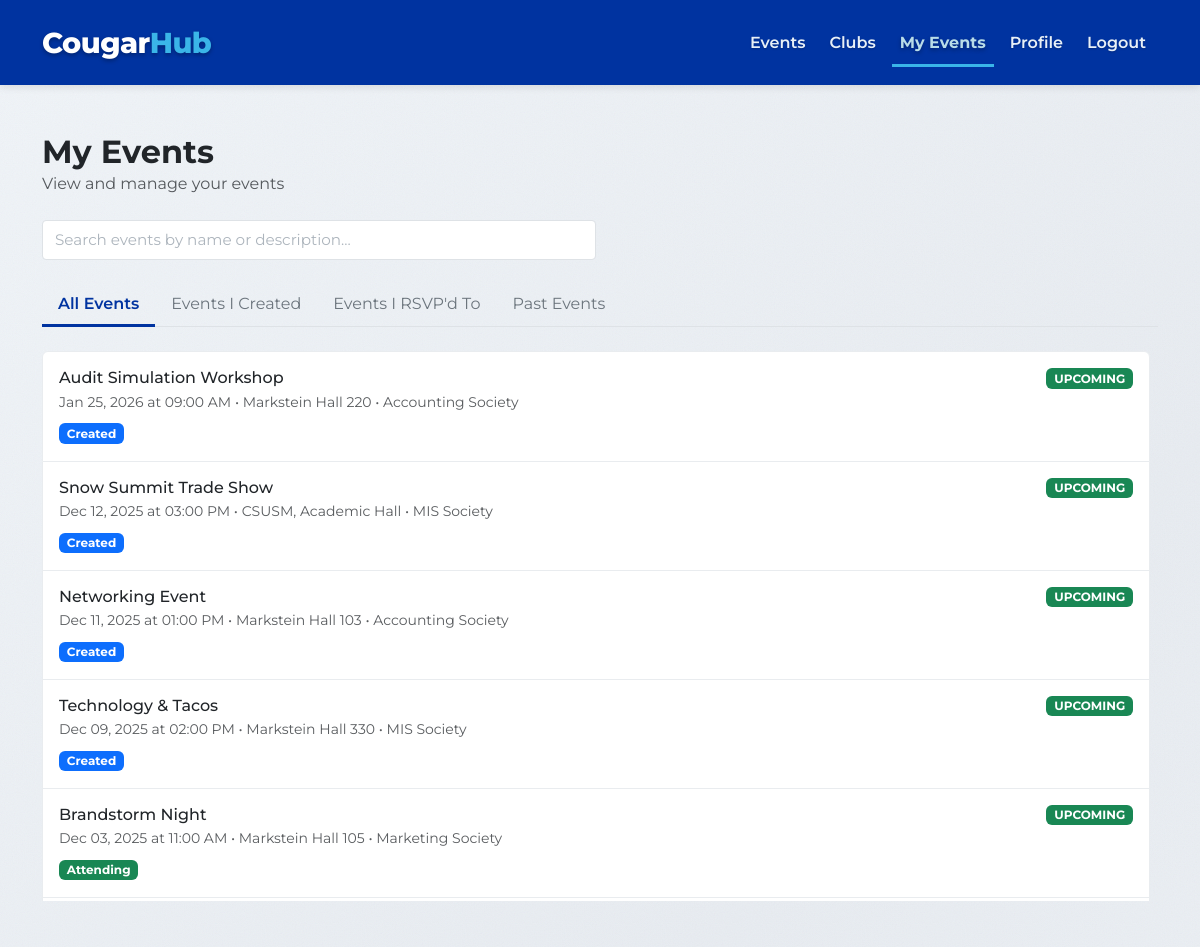
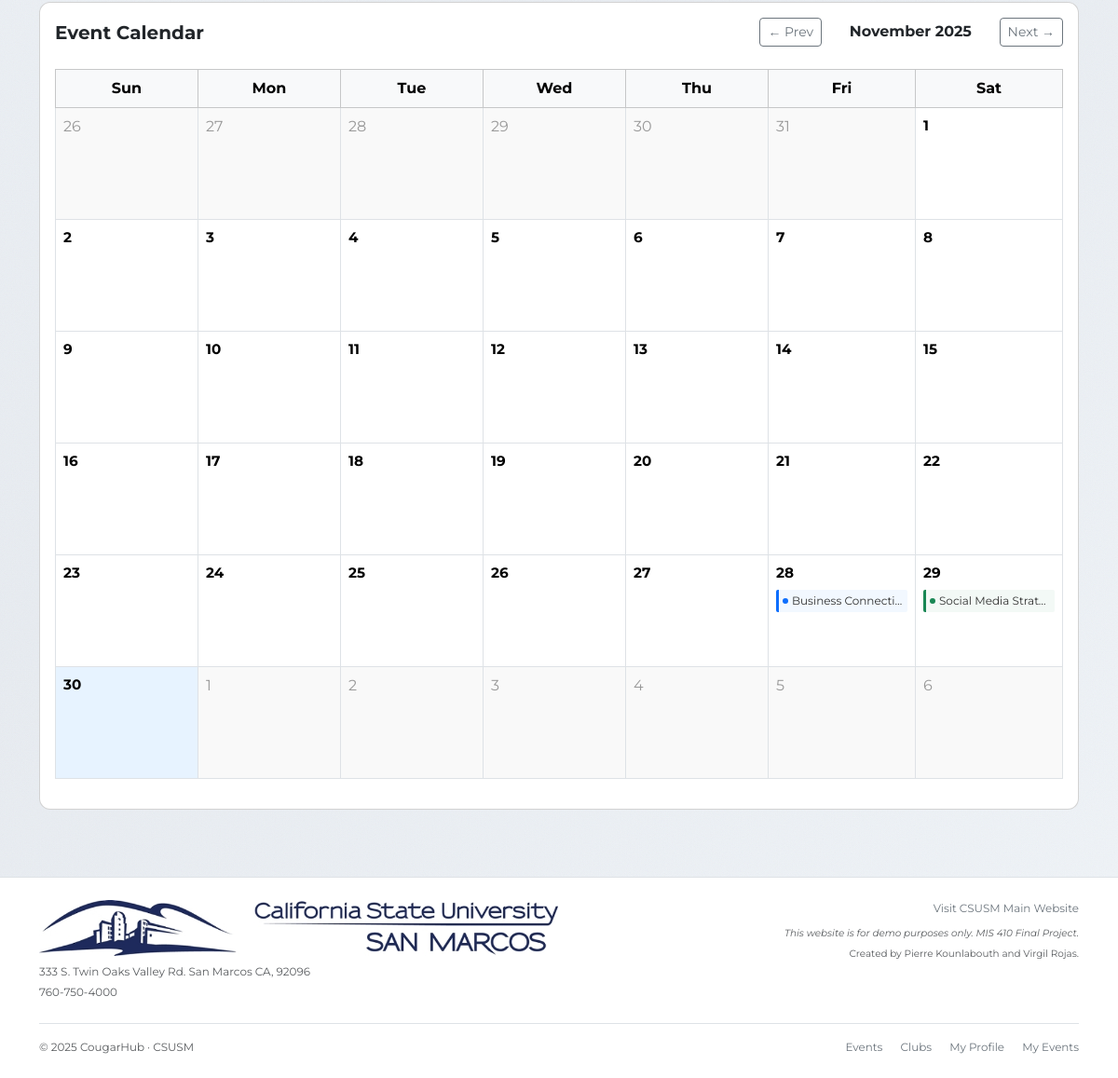
The page /my-events (signed in) on the database its author committed (2 pictures, top to bottom).
### models.py (models this page shows)
class Event(db.Model):
    __tablename__ = "event"
    id = db.Column(db.Integer, primary_key=True)
    title = db.Column(db.String(150), nullable=False)
    description = db.Column(db.Text, nullable=True)
    location = db.Column(db.String(150), nullable=False)
    start_time = db.Column(db.DateTime, nullable=False)
    end_time = db.Column(db.DateTime, nullable=True)
    club_id = db.Column(db.Integer, db.ForeignKey("club.id"), nullable=False)
    created_by = db.Column(db.Integer, db.ForeignKey("user.id"), nullable=False)
    image_filename = db.Column(db.String(255), nullable=True)
    club = db.relationship("Club", back_populates="events")
    rsvps = db.relationship(
        "RSVP",
        back_populates="event",
        cascade="all, delete-orphan"
    )

class Club(db.Model):
    __tablename__ = "club"
    id = db.Column(db.Integer, primary_key=True)
    name = db.Column(db.String(120), nullable=False)
    short_description = db.Column(db.String(200), nullable=True)
    description = db.Column(db.Text, nullable=True)
    logo_filename = db.Column(db.String(255), nullable=True)
    banner_filename = db.Column(db.String(255), nullable=True)
    website = db.Column(db.String(255), nullable=True)
    contact_email = db.Column(db.String(120), nullable=True)
    contact_phone = db.Column(db.String(50), nullable=True)
    owner_id = db.Column(db.Integer, db.ForeignKey("user.id"), nullable=False)
    owner = db.relationship("User", back_populates="clubs_owned")
    events = db.relationship(
        "Event",
        back_populates="club",
        lazy=True
    )

### app.py (the view)
@app.route("/my-events")
@login_required
def my_events():
    created = (
        Event.query
        .filter_by(created_by=current_user.id)
        .order_by(Event.start_time.asc())
        .all()
    )
    rsvps_sorted = sorted(
        current_user.rsvps,
        key=lambda r: r.created_at or datetime.min,
        reverse=True,
    )
    rsvp_events = [rsvp.event for rsvp in rsvps_sorted]
    created_ids = {e.id for e in created}
    rsvp_events = [e for e in rsvp_events if e.id not in created_ids]
    return render_template("my_events.html", created=created, rsvp_events=rsvp_events, now=datetime.now())

### app.py (called while the page is built)
@login_manager.user_loader
def load_user(user_id: str):
    return db.session.get(User, int(user_id))

### templates/my_events.html (shortened to what this page needs)
{% extends "base.html" %}
{% block content %}
<div class="d-flex justify-content-between align-items-center mb-4">
  <div>
    <h1 class="h2 fw-bold mb-0">My Events</h1>
    <p class="text-muted mb-0">View and manage your events</p>
  </div>
</div>
<div class="row g-2 mb-4">
  <div class="col-md-6 position-relative">
    <input
      type="text"
      id="eventSearch"
      class="form-control form-control-sm"
      placeholder="Search events by name or description..."
      autocomplete="off"
      style="border: 1px solid #dee2e6; transition: all 0.3s ease; padding: 0.5rem 0.75rem; font-size: 0.95rem;"
    >
  </div>
</div>
<ul class="nav nav-tabs mb-4" role="tablist">
  <li class="nav-item" role="presentation">
    <button class="nav-link active" id="all-tab" data-bs-toggle="tab" data-bs-target="#all-tab-pane" type="button" role="tab">
      All Events
    </button>
  </li>
  <li class="nav-item" role="presentation">
    <button class="nav-link" id="created-tab" data-bs-toggle="tab" data-bs-target="#created-tab-pane" type="button" role="tab">
      Events I Created
    </button>
  </li>
  <li class="nav-item" role="presentation">
    <button class="nav-link" id="rsvp-tab" data-bs-toggle="tab" data-bs-target="#rsvp-tab-pane" type="button" role="tab">
      Events I RSVP'd To
    </button>
  </li>
  <li class="nav-item" role="presentation">
    <button class="nav-link" id="past-tab" data-bs-toggle="tab" data-bs-target="#past-tab-pane" type="button" role="tab">
      Past Events
    </button>
  </li>
</ul>
<div class="tab-content mb-5">
  <div class="tab-pane fade show active" id="all-tab-pane" role="tabpanel">
    <div class="scrollable-events-container">
      {% set all_events = created + rsvp_events %}
      {% if all_events %}
        <div class="list-group">
          {% for e in all_events|sort(attribute='start_time', reverse=True) %}
            <a href="{{ url_for('event_detail', event_id=e.id) }}" class="list-group-item list-group-item-action py-3 event-list-item">
              <div class="d-flex justify-content-between align-items-start">
                <div class="flex-grow-1">
                  <h6 class="mb-1">{{ e.title }}</h6>
                  <p class="mb-2 text-muted small">
                    {{ e.start_time.strftime("%b %d, %Y at %I:%M %p") }} • {{ e.location }} • {{ e.club.name }}
                  </p>
                  <div>
                    {% if e in created %}
                      <span class="badge bg-primary">Created</span>
                    {% endif %}
                    {% if e in rsvp_events %}
                      <span class="badge bg-success">Attending</span>
                    {% endif %}
                  </div>
                </div>
                <span class="badge {% if e.start_time > now %}bg-success{% else %}bg-secondary{% endif %}">
                  {% if e.start_time > now %}UPCOMING{% else %}PAST{% endif %}
                </span>
              </div>
            </a>
          {% endfor %}
        </div>
      {% else %}
        <p class="text-muted">No events yet.</p>
      {% endif %}
    </div>
  </div>
      {% set past_created = created|selectattr('start_time', '<=', now)|list %}
      {% set past_rsvp = rsvp_events|selectattr('start_time', '<=', now)|list %}
      {% set past_ids = past_created|map(attribute='id')|list %}
      {% set all_past = past_created + (past_rsvp|rejectattr('id', 'in', past_ids)|list) %}
</div>
<div class="card">
  <div class="card-body">
    <div class="d-flex justify-content-between align-items-center mb-4">
      <h2 class="h5 fw-bold mb-0">Event Calendar</h2>
      <div>
        <button class="btn btn-sm btn-outline-secondary" onclick="previousMonth()">← Prev</button>
        <span id="monthDisplay" class="mx-3 fw-bold" style="min-width: 150px; display: inline-block; text-align: center;"></span>
        <button class="btn btn-sm btn-outline-secondary" onclick="nextMonth()">Next →</button>
      </div>
    </div>
    <div class="table-responsive">
      <table class="table table-bordered">
        <thead>
          <tr class="table-light">
            <th class="text-center">Sun</th>
            <th class="text-center">Mon</th>
            <th class="text-center">Tue</th>
            <th class="text-center">Wed</th>
            <th class="text-center">Thu</th>
            <th class="text-center">Fri</th>
            <th class="text-center">Sat</th>
          </tr>
        </thead>
        <tbody id="calendarBody">
        </tbody>
      </table>
    </div>
  </div>
</div>
{% endblock %}

### static/css/styles.css (style rules this page uses)
body { background: linear-gradient(135deg, #f0f4f8 0%, #e8ecf1 50%, #f0f4f8 100%); background-attachment: fixed; font-family: 'Montserrat', sans-serif; position: relative; display: flex; flex-direction: column; min-height: 100vh; }
body::before { content: ''; position: fixed; top: 0; left: 0; width: 100%; height: 100%; pointer-events: none; z-index: -1; }
#eventSearch::placeholder, #clubSearch::placeholder { color: #adb5bd !important; font-weight: 400; }
#eventSearch, #clubSearch { border: 1px solid #dee2e6; transition: all 0.3s ease; padding: 0.5rem 0.75rem; font-size: 0.95rem; }
.event-list-item { animation: fadeInUp 0.5s ease-out backwards; }
.scrollable-events-container { max-height: 550px; overflow-y: auto; padding-right: 8px; }
input::placeholder, textarea::placeholder { color: #adb5bd !important; font-weight: 400; opacity: 1 !important; }
.card { border-radius: 0.75rem; }
.list-group-item, .col { transition: all 0.3s ease-in-out; }
.card { transition: transform 0.3s ease, box-shadow 0.3s ease; }

### templates/my_events.html (style rules this page uses)
.nav-tabs .nav-link { color: #6c757d; border: none; border-bottom: 3px solid transparent; transition: all 0.3s ease; }
.nav-tabs .nav-link.active { color: #0033a0; background-color: transparent; border-bottom-color: #0033a0; font-weight: 600; }
.event-list-item { border: 1px solid #e9ecef; transition: all 0.3s ease; }

### rows shown on the page
Event: title "Audit Simulation Workshop", start_time "Jan 25, 2026 at 09:00 AM", location "Markstein Hall 220", club.name "Accounting Society", shows "Created", shows "UPCOMING"
Event: title "Snow Summit Trade Show", start_time "Dec 12, 2025 at 03:00 PM", location "CSUSM, Academic Hall", club.name "MIS Society", shows "Created", shows "UPCOMING"
Event: title "Networking Event", start_time "Dec 11, 2025 at 01:00 PM", location "Markstein Hall 103", club.name "Accounting Society", shows "Created", shows "UPCOMING"
Event: title "Technology & Tacos", start_time "Dec 09, 2025 at 02:00 PM", location "Markstein Hall 330", club.name "MIS Society", shows "Created", shows "UPCOMING"
Event: title "Brandstorm Night", start_time "Dec 03, 2025 at 11:00 AM", location "Markstein Hall 105", club.name "Marketing Society", shows "Attending", shows "UPCOMING"
